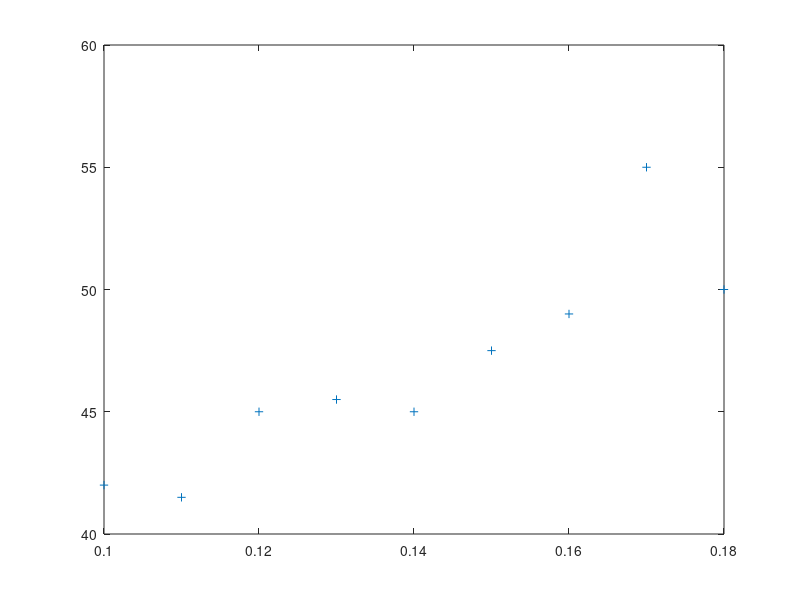

Write MATLAB code to recreate this figure. (Note: this script raises an error after producing the figure.)
% 多元线性回归例1
% 合金的强度y与其中的碳含量x有比较密切的关系，今从生产中收集了一批,数据如下
% 试先拟合一个函数 y( x) ，再用回归分析对它进行检验。
% 0.首先观察大致呈线性关系
x=0.1:0.01:0.18;
y=[42,41.5,45,45.5,45,47.5,49,55,50];
plot(x,y,'+');
% 设y=b0+b1*x

% 1.1 用regress和rcoplot分析
clc;
clear;
x1=[0.1:0.01:0.18]';
y=[42,41.5,45,45.5,45,47.5,49,55,50]';
x=[ones(9,1),x1];
[b,bint,r,rint,stats]=regress(y,x);
b,bint,stats,rcoplot(r,rint)

% 1.2 反馈值意义
% b =
%   
%    27.4722       b0=27.4722
%    137.5000      b1=137.5000
% 
% bint =
% 
%    18.6851   36.2594      b0的置信区间是[18.6851,36.2594]
%    75.7755  199.2245      b1的置信区间是[75.7755,199.2245]
% 
% 
% stats =      R^2=0.7985,  F=27.7469,  p=0.0012  s^2=4.0883
% 
%     0.7985   27.7469    0.0012    4.0883


% 1.3 残差分析
% 图形发现，除第八个数据外其余残差的置信区间都包含零点，第八个点视为异常点，应剔除后重新计算。